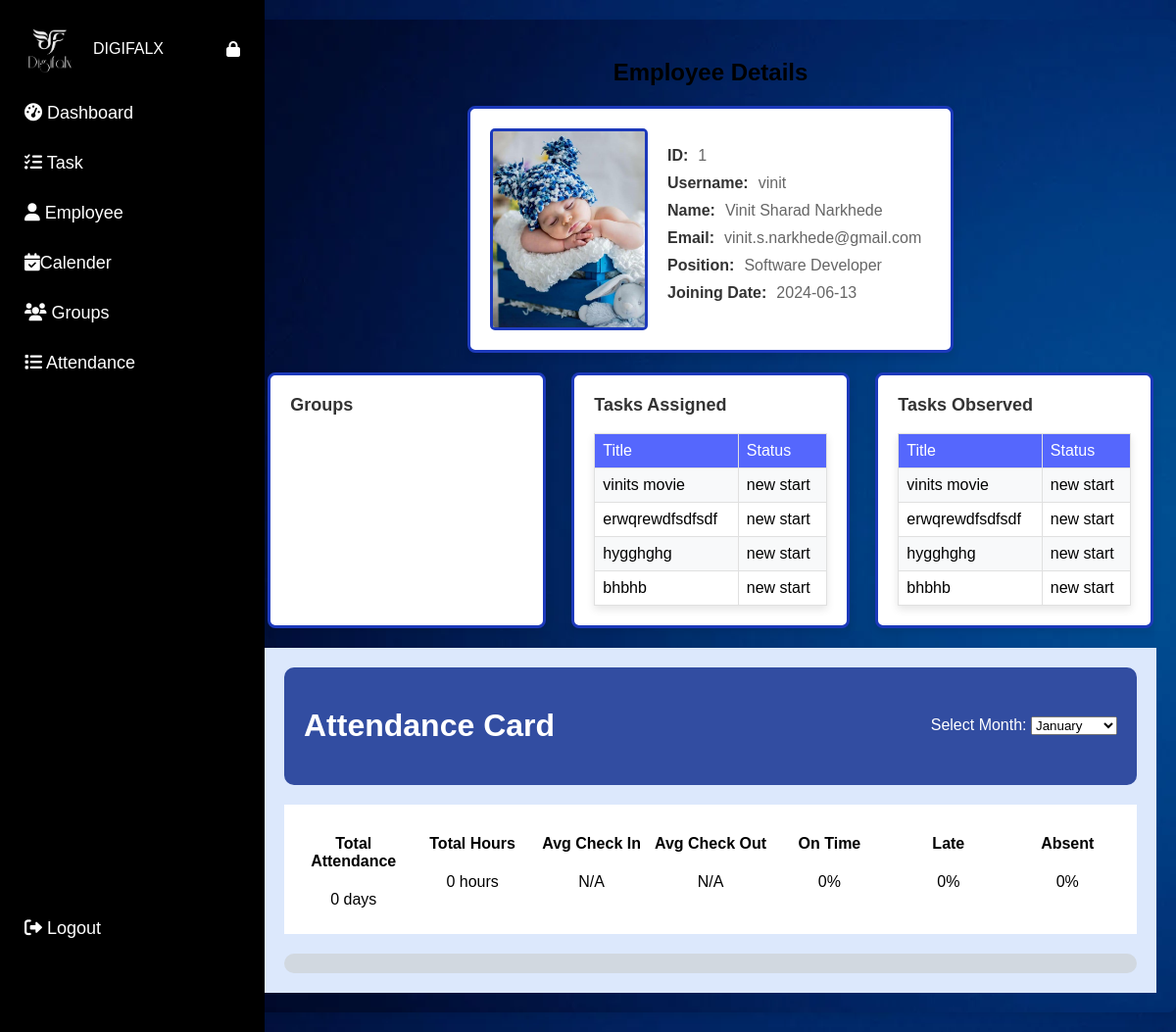
Screenshot of /admin/employee/1 with the database file from the repository.
### app.py (models this page shows)
class Employee(db.Model):
    id = db.Column(db.Integer, primary_key=True)
    username = db.Column(db.String(150), nullable=False, unique=True)
    password = db.Column(db.String(150), nullable=False)
    name = db.Column(db.String(100), nullable=False)
    email = db.Column(db.String(100), nullable=False)
    position = db.Column(db.String(100), nullable=False)
    joining_date = db.Column(db.Date, nullable=False, default=datetime.utcnow)
    profile_picture = db.Column(db.String(120), nullable=True)
    group_id = db.Column(db.Integer, db.ForeignKey('group.id'), nullable=True)
    events = db.relationship('Event', backref='employee', lazy=True)
    time_entries = db.relationship('TimeEntry', backref='employee', lazy=True)
    tasks = db.relationship('Task', backref='assigned_employee', foreign_keys=[Task.employee_id], lazy=True)
    observed_tasks = db.relationship('Task', backref='observer_employee', foreign_keys=[Task.observer_id], lazy=True)

class Task(db.Model):
    id = db.Column(db.Integer, primary_key=True)
    employee_id = db.Column(db.Integer, db.ForeignKey('employee.id'), nullable=False)
    observer_id = db.Column(db.Integer, db.ForeignKey('employee.id'))
    title = db.Column(db.String(150), nullable=False)
    description = db.Column(db.Text, nullable=False)
    status = db.Column(db.String(50), nullable=False, default='new start')
    startdate = db.Column(db.Date, nullable=False)
    enddate = db.Column(db.Date, nullable=False)
    created_by = db.Column(db.String(100), nullable=False)
    summary = db.Column(db.Text)
    assignees = db.relationship('Employee', secondary='task_assignee', backref=db.backref('assigned_tasks', lazy='dynamic'),
                                primaryjoin="Task.id == TaskAssignee.task_id",
                                secondaryjoin="TaskAssignee.employee_id == Employee.id",
                                lazy='dynamic')
    observer = db.relationship('Employee', foreign_keys=[observer_id], lazy='select')

### app.py (the view)
@app.route('/admin/employee/<int:id>')
def view_employee(id):
    employee = Employee.query.get_or_404(id)
    assigned_tasks = employee.assigned_tasks
    groups = employee.groups
    observed_tasks = employee.observed_tasks
    events = employee.events
    task_count = len(assigned_tasks) if isinstance(assigned_tasks, list) else assigned_tasks.count()
    groups_count = len(groups) if isinstance(groups, list) else groups.count()
    observed_tasks_count = len(observed_tasks) if isinstance(observed_tasks, list) else observed_tasks.count()
    event_count = len(events) if isinstance(events, list) else events.count()
    month = request.args.get('month')
    if month:
        month_number = datetime.strptime(month, '%B').month
        time_entries = TimeEntry.query.filter(
            db.extract('month', TimeEntry.date) == month_number,
            TimeEntry.employee_id == id
        ).all()
    else:
        time_entries = employee.time_entries
    total_attendance = len(time_entries)
    total_hours = sum(entry.total_hours for entry in time_entries)
    if total_attendance > 0:
        avg_check_in_hours = sum(entry.clock_in.hour + entry.clock_in.minute / 60 for entry in time_entries if entry.clock_in) / total_attendance
        avg_check_out_hours = sum(entry.clock_out.hour + entry.clock_out.minute / 60 for entry in time_entries if entry.clock_out) / total_attendance
        avg_check_in = datetime.strptime(f"{int(avg_check_in_hours)}:{int((avg_check_in_hours % 1) * 60)}", '%H:%M').strftime('%I:%M %p')
        avg_check_out = datetime.strptime(f"{int(avg_check_out_hours)}:{int((avg_check_out_hours % 1) * 60)}", '%H:%M').strftime('%I:%M %p')
    else:
        avg_check_in = 'N/A'
        avg_check_out = 'N/A'
    on_time_count = sum(1 for entry in time_entries if entry.total_hours == 1)
    late_count = sum(1 for entry in time_entries if entry.total_hours < 1)
    absent_count = sum(1 for entry in time_entries if entry.total_hours == 0)
    if total_attendance > 0:
        on_time_percentage = (on_time_count / total_attendance) * 100
        late_percentage = (late_count / total_attendance) * 100
        absent_percentage = (absent_count / total_attendance) * 100
    else:
        on_time_percentage = 0
        late_percentage = 0
        absent_percentage = 0
    task_status_labels = list(set([task.status for task in assigned_tasks]))
    task_status_counts = [sum(1 for task in assigned_tasks if task.status == status) for status in task_status_labels]
    return render_template('view_employee.html',
                           employee=employee,
                           task_count=task_count,
                           groups_count=groups_count,
                           observed_tasks_count=observed_tasks_count,
                           event_count=event_count,
                           time_entry_dates=[entry.date.strftime('%a, %b %d, %Y') for entry in time_entries],
                           time_entry_hours=[entry.total_hours for entry in time_entries],
                           task_status_labels=task_status_labels,
                           task_status_counts=task_status_counts,
                           time_entries=time_entries,
                           total_attendance=total_attendance,
                           total_hours=total_hours,
                           avg_check_in=avg_check_in,
                           avg_check_out=avg_check_out,
                           on_time_percentage=on_time_percentage,
                           late_percentage=late_percentage,
                           absent_percentage=absent_percentage)

### templates/view_employee.html (shortened to what this page needs)
<!DOCTYPE html>
<html lang="en">
<head>
    <link rel="stylesheet" href="https://cdnjs.cloudflare.com/ajax/libs/font-awesome/6.0.0-beta3/css/all.min.css">
</head>
<body>
    <div class="sidebar" id="mySidebar">
        <div class="sidebar-header">
            <img src="/static/images/logo.png" alt="Logo" class="sidebar-logo">
            <span class="sidebar-text">DIGIFALX</span>
            <i class="fas fa-lock" id="lockIcon" onclick="toggleLock()"></i>
        </div>
        <a href="{{ url_for('admin') }}"><i class="fas fa-tachometer-alt"></i> <span class="menu-text">Dashboard</span></a>
        <a href="{{ url_for('admintasklist') }}"><i class="fas fa-tasks"></i> <span class="menu-text">Task</span></a>
        <a href="{{ url_for('employee_list') }}"><i class="fas fa-user"></i> <span class="menu-text">Employee</span></a>
        <a href="{{ url_for('admincalender') }}"><i class="fas fa-calendar-check"></i><span class="menu-text">Calender</span></a>
        <a href="{{ url_for('list_group') }}"><i class="fas fa-users"></i> <span class="menu-text">Groups</span></a>
        <a href="{{ url_for('attendance_list') }}"><i class="fas fa-list"></i> <span class="menu-text">Attendance</span></a>
        <a href="{{ url_for('logout') }}" class="logout"><i class="fas fa-sign-out-alt"></i> <span class="menu-text">Logout</span></a>
    </div>
    <div id="main" class="content">
        <h2 class="header">Employee Details</h2>
        <div class="profile-container">
            <div class="employee-info-card">
                {% if employee.profile_picture %}
                    <img src="{{ url_for('static', filename='profile_pics/' ~ employee.profile_picture) }}" alt="Profile Picture" class="profile-picture">
                {% else %}
                    <img src="{{ url_for('static', filename='profile_pics/default.png') }}" alt="Default Profile Picture" class="avatar-md img-thumbnail rounded-circle">
                {% endif %}
                <div class="employee-info">
                    <div><h3>ID:</h3><p>{{ employee.id }}</p></div>
                    <div><h3>Username:</h3><p>{{ employee.username }}</p></div>
                    <div><h3>Name:</h3><p>{{ employee.name }}</p></div>
                    <div><h3>Email:</h3><p>{{ employee.email }}</p></div>
                    <div><h3>Position:</h3><p>{{ employee.position }}</p></div>
                    <div><h3>Joining Date:</h3><p>{{ employee.joining_date }}</p></div>
                </div>
            </div>
        </div>
        <div class="card-container">
            <div class="card">
                <h3>Groups</h3>
            </div>
            <div class="card">
                <h3>Tasks Assigned</h3>
                <div class="table-container">
                    <table>
                        <tr>
                            <th>Title</th>
                            <th>Status</th>
                        </tr>
                        {% for task in employee.assigned_tasks %}
                            <tr>
                                <td>{{ task.title }}</td>
                                <td>{{ task.status }}</td>
                            </tr>
                        {% endfor %}
                    </table>
                </div>
            </div>
            <div class="card">
                <h3>Tasks Observed</h3>
                <div class="table-container">
                    <table>
                        <tr>
                            <th>Title</th>
                            <th>Status</th>
                        </tr>
                        {% for task in employee.observed_tasks %}
                            <tr>
                                <td>{{ task.title }}</td>
                                <td>{{ task.status }}</td>
                            </tr>
                        {% endfor %}
                    </table>
                </div>
            </div>
        </div>
        <div class="attendance-card">
            <div class="employee-profile">
                <h1>Attendance Card</h1>
                <div class="month-select">
                    <label for="month">Select Month:</label>
                    <select id="month" name="month" onchange="location = this.value;">
                        <option value="?month=January">January</option>
                    </select>
                </div>
            </div>
            <div class="stats-container">
                <div class="stat">
                    <h4>Total Attendance</h4>
                    <p>{{ total_attendance }} days</p>
                </div>
                <div class="stat">
                    <h4>Total Hours</h4>
                    <p>{{ total_hours }} hours</p>
                </div>
                <div class="stat">
                    <h4>Avg Check In</h4>
                    <p>{{ avg_check_in }}</p>
                </div>
                <div class="stat">
                    <h4>Avg Check Out</h4>
                    <p>{{ avg_check_out }}</p>
                </div>
                <div class="stat">
                    <h4>On Time</h4>
                    <p>{{ on_time_percentage }}%</p>
                </div>
                <div class="stat">
                    <h4>Late</h4>
                    <p>{{ late_percentage }}%</p>
                </div>
                <div class="stat">
                    <h4>Absent</h4>
                    <p>{{ absent_percentage }}%</p>
                </div>
            </div>
            <div class="days">
            </div>
        </div>
    </div>
</body>
</html>

### templates/view_employee.html (style rules this page uses)
body { margin: 0; background: linear-gradient(120deg, #f0f4f8, #d9e2ec); font-family: 'Trebuchet MS', 'Lucida Sans Unicode', 'Lucida Grande', 'Lucida Sans', Arial, sans-serif; background-image: url(/static/images/bg.png); }
.sidebar { height: 100%; width: 270px; position: fixed; top: 0; left: 0; background-color: black; overflow-x: hidden; transition: 0.5s; padding-top: 0; z-index: 1000; }
.sidebar-header { display: flex; align-items: center; padding: 15px 25px; color: white; margin-top: 10px; }
.sidebar-logo { width: 50px; height: 50px; margin-right: 20px; }
.sidebar-text { flex-grow: 1; }
#lockIcon { cursor: pointer; }
.sidebar a { padding: 15px 25px; text-decoration: none; font-size: large; color: rgb(255, 255, 255); display: block; transition: 0.3s; }
.sidebar a.logout { position: absolute; bottom: 80px; width: 100%; }
#main { transition: margin-left 0.5s; padding: 20px; margin-left: 250px; }
.content { margin: 20px auto; padding: 20px; max-width: 1200px; background-image: url(/static/images/bg.png); border-radius: 8px; box-shadow: 0 4px 8px rgba(0, 0, 0, 0.1); }
.header { text-align: center; margin-bottom: 20px; position: relative; }
.profile-container { display: flex; justify-content: center; align-items: center; margin-bottom: 20px; }
.employee-info-card { background-color: #fff; border: 1px solid #e0e0e0; border-radius: 8px; box-shadow: 0 4px 8px rgba(0, 0, 0, 0.1); padding: 20px; display: flex; align-items: center; justify-content: center; width: 450px; border: 3px solid #1c39bb; transition: box-shadow 0.3s ease-in-out; }
.profile-picture { width: 200px; height: 200px; border-radius: 5px; border: 3px solid #1c39bb; object-fit: cover; margin-right: 20px; }
.employee-info { display: flex; flex-direction: column; width: 100%; }
.employee-info div { margin-bottom: 10px; display: flex; justify-content: flex-start; }
.employee-info h3, .employee-info p { margin: 0; font-size: 16px; }
.employee-info h3 { font-weight: bold; color: #333; margin-right: 10px; }
.employee-info p { color: #666; }
.card-container { display: flex; flex-wrap: wrap; gap: 20px; justify-content: space-around; }
.card { background-color: #fff; border: 1px solid #e0e0e0; border-radius: 8px; box-shadow: 0 4px 8px rgba(0, 0, 0, 0.1); padding: 20px; width: calc(33.333% - 20px); box-sizing: border-box; border: 3px solid #1c39bb; transition: box-shadow 0.3s ease-in-out; }
.card h3 { margin-top: 0; font-size: 18px; color: #333; }
.group-card, .table-container { width: 100%; }
table { width: 100%; border-collapse: collapse; margin-top: 10px; box-shadow: 0 4px 8px rgba(0, 0, 0, 0.1); }
th, td { border: 1px solid #e0e0e0; padding: 8px; text-align: left; }
th { background-color: #5567fd; color: #fff; font-weight: normal; }
tr:nth-child(even) { background-color: #f8f9fa; }
.attendance-card { background-color: #dce8fc; padding: 20px; margin-top: 20px; }
.employee-profile { display: flex; align-items: center; background-color: #324da1; padding: 20px; border-radius: 10px; color: white; }
.employee-info { display: flex; flex-direction: column; }
.stats-container { display: flex; justify-content: space-between; margin-top: 20px; background-color: white; padding: 10px; }
.stat { text-align: center; flex: 1; }
.days { background-color: #d1d8e0; padding: 10px; border-radius: 10px; margin-top: 20px; display: flex; }
.month-select { margin-left: auto; margin-right: 0; }

### rows the page displays
Employee: profile_picture (picture), id "1", username "vinit", name "Vinit Sharad Narkhede", email "vinit.s.narkhede@gmail.com", position "Software Developer", joining_date "2024-06-13"
Task: title "vinits movie", status "new start"
Task: title "erwqrewdfsdfsdf", status "new start"
Task: title "hygghghg", status "new start"
Task: title "bhbhb", status "new start"

### other values shown
{{ total_attendance }} "0"
{{ total_hours }} "0"
{{ avg_check_in }} "N/A"
{{ avg_check_out }} "N/A"
{{ on_time_percentage }} "0"
{{ late_percentage }} "0"
{{ absent_percentage }} "0"
